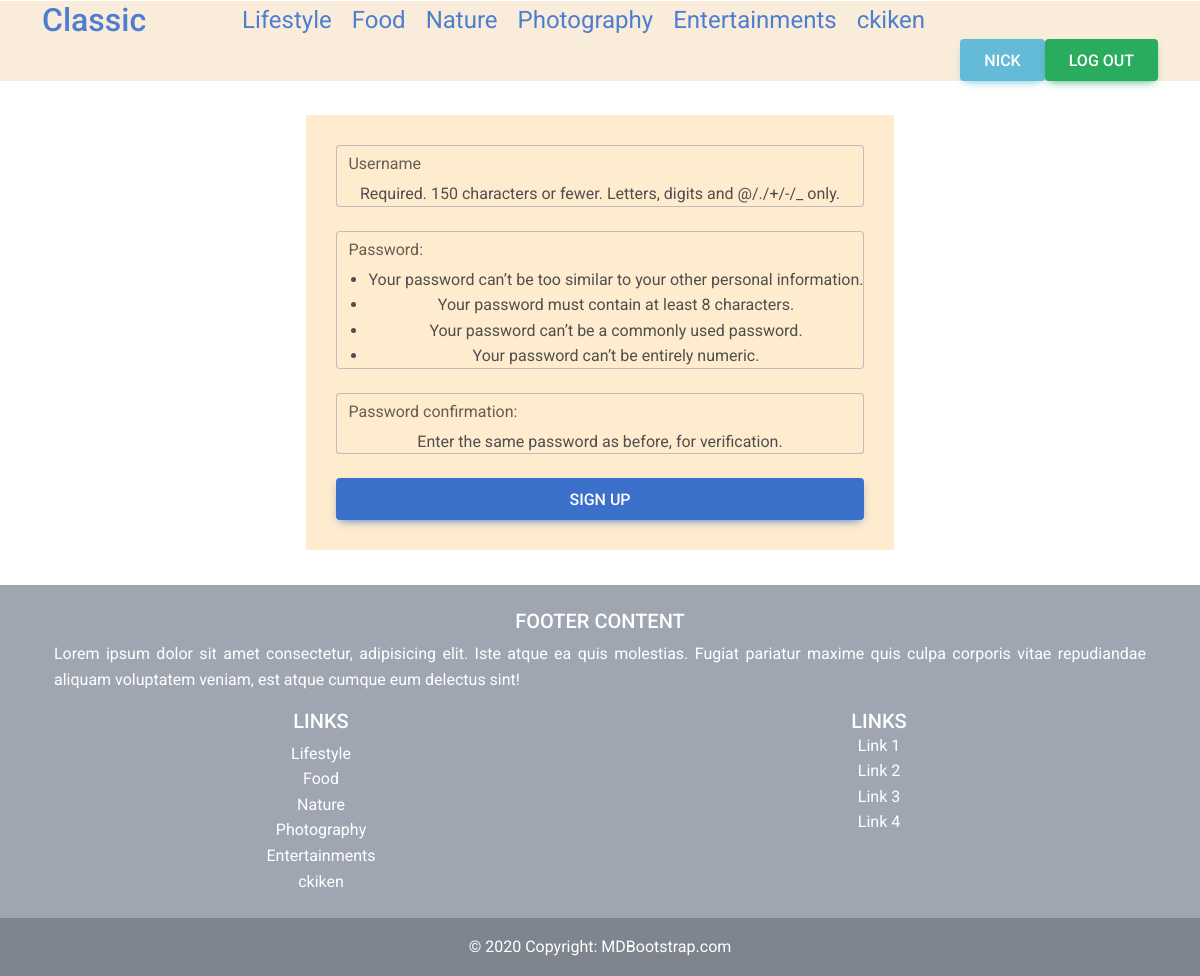
The page /register/ (signed in) on the database its author committed.
### blog_app/models.py (models this page shows, shortened)
class Category(models.Model):
    title = models.CharField(max_length=100)
    slug = models.SlugField(max_length=100, unique=True)

### blog_app/views.py (the view)
# urls.py: path('register/', register, name='register'),
def register(request):
    if request.method == 'POST':
        register_form = UserCreationForm(request.POST)
        if register_form.is_valid():
            register_form.save()
            messages.success(request, 'You are succesfull registerered')
            return redirect('login')
        else:
            messages.error(request, 'Registration form error')
    else:
        register_form = UserCreationForm()
    return render(request, 'blog_app/register.html', {'register_form':register_form})

### blog_app/templatetags/my_tags.py (called while the page is built)
@register.simple_tag()
def show_categories():
    return Category.objects.all()

### blog_app/templates/blog_app/register.html (shortened to what this page needs)
{% extends 'base.html' %}
{% block content %}
<div style="text-align: center; display: flex; justify-content: center; margin: 35px;">
    <form style="width: max-content; padding: 30px; background-color: blanchedalmond;" method="post" action="{% url 'register' %}">
        <div class="form-outline mb-4">
            <input type="text" name="username" maxlength="150" autocapitalize="none" autocomplete="username" autofocus=""
                required="" id="id_username" class="form-control" />
            <label class="form-label" for="id_username">Username</label>
            {{register_form.username.help_text}}
        </div>
        <div class="form-outline mb-4">
            <input type="password" name="password1" autocomplete="new-password" required="" class="form-control" />
            <label class="form-label for=" id_password1">Password:</label>
            {{register_form.password1.help_text}}
        </div>
        <div class="form-outline mb-4">
            <input type="password" name="password2" autocomplete="new-password" required="" class="form-control" />
            <label class="form-label for=" id_password2">Password confirmation:</label>
            {{register_form.password2.help_text}}
        </div>
        <button type="submit" class="btn btn-primary btn-block">Sign up</button>
    </form>
</div>
    {% endblock content %}

### templates/base.html (shortened to what this page needs)
{% load static %}
{% load my_tags %}
{% show_categories as categories %}
<!DOCTYPE html>
<html lang="en">
<head>
<link
href="https://cdnjs.cloudflare.com/ajax/libs/font-awesome/6.0.0/css/all.min.css"
rel="stylesheet"
/>
<link
href="https://cdnjs.cloudflare.com/ajax/libs/mdb-ui-kit/6.2.0/mdb.min.css"
rel="stylesheet"
/>
    <link rel="stylesheet" href="{% static 'blog_app/css/style.css' %}">
</head>
<body>
    <div class="wrapper">
        {% block header %}
        <header class="header">
            <div class="container">
                <div class="row">
                    <div class="col-md-2">
                        <div class="logo">
                            <h2><a href="{% url 'home' %}">Classic</a></h2>
                        </div>
                    </div>
                    <div class="col-md-10">
                        <div class="menu" style="text-align: end;">
                                <div style="    display: flex;
                                flex-wrap: wrap;">
                                  {% for category in categories %}
                                   <div style="display: inline-block;margin:0 10px">
                                          <a href="{% url 'category' category.slug %}" style="font-size: x-large;">{{category.title}}</a>
                                                          </div>
                                  {% endfor %}
                                </div>
                            <div style="display: flex; justify-content: flex-end;">
                              {% if request.user.is_authenticated %}
                              <button type="button" class="btn btn-info">{{request.user}}</button>
                              <form action="{% url 'logout' %}">
                                <button type="submit" class="btn btn-success" style="font-size: initial;">Log out</button>
                                                        </form>
                              {% endif %}
                            </div>
                        </div>
                    </div>
                </div>
            </div>
        </header>
        {% endblock %}
        {% block content %}<span>Content should be here</span> {% endblock %}
        {% block footer %}
        <section class="">
            <footer class="bg-secondary text-white text-center">
              <div class="container p-4">
                <div class="row">
                  <div class="col-lg-6 col-md-12 mb-4 mb-md-0">
                    <h5 class="text-uppercase">Footer Content</h5>
                    <p>
                      Lorem ipsum dolor sit amet consectetur, adipisicing elit. Iste atque ea quis
                      molestias. Fugiat pariatur maxime quis culpa corporis vitae repudiandae
                      aliquam voluptatem veniam, est atque cumque eum delectus sint!
                    </p>
                  </div>
                  <div class="col-lg-3 col-md-6 mb-4 mb-md-0">
                    <h5 class="text-uppercase">Links</h5>
                    <ul class="list-unstyled mb-0">
                      {% for category in categories %}
                        <li>
                          <a href="{% url 'category' category.slug %}" class="text-white">{{category.title}}</a>
                        </li>
                        {% endfor %}
                    </ul>
                  </div>
                  <div class="col-lg-3 col-md-6 mb-4 mb-md-0">
                    <h5 class="text-uppercase mb-0">Links</h5>
                    <ul class="list-unstyled">
                      <li>
                        <a href="#!" class="text-white">Link 1</a>
                      </li>
                      <li>
                        <a href="#!" class="text-white">Link 2</a>
                      </li>
                      <li>
                        <a href="#!" class="text-white">Link 3</a>
                      </li>
                      <li>
                        <a href="#!" class="text-white">Link 4</a>
                      </li>
                    </ul>
                  </div>
                </div>
              </div>
              <div class="text-center p-3" style="background-color: rgba(0, 0, 0, 0.2);">
                © 2020 Copyright:
                <a class="text-white" href="https://mdbootstrap.com/">MDBootstrap.com</a>
              </div>
            </footer>
          </section>
    {% endblock %}
    </div>
</body>
</html>

### blog_app/static/blog_app/css/style.css (style rules this page uses)
@media (min-width: 765px) { .col-md-1, .col-md-2, .col-md-3, .col-md-4, .col-md-5, .col-md-6, .col-md-7, .col-md-8, .col-md-9, .col-md-10, .col-md-11, .col-md-12 { float: left; } }
@media (min-width: 765px) { .col-md-12 { width: 100%; } }
@media (min-width: 765px) { .col-md-10 { width: 83.33333333%; } }
@media (min-width: 765px) { .col-md-6 { width: 50%; } }
@media (min-width: 765px) { .col-md-2 { width: 16.66666667%; } }
p { font-size: initial; text-align: justify; }
.btn { font-size: initial; }
header { top: 1px; position: sticky; background-color: antiquewhite; opacity: 0.9; z-index: 2; }

### rows shown on the page
Category: title "Lifestyle"
Category: title "Food"
Category: title "Nature"
Category: title "Photography"
Category: title "Entertainments"
Category: title "ckiken"

### other values the page prints
{{ request.user }} "NICK"
{{ register_form.username.help_text }} "Required. 150 characters or fewer. Letters, digits and @/./+/-/_ only."
{{ register_form.password2.help_text }} "Enter the same password as before, for verification."
